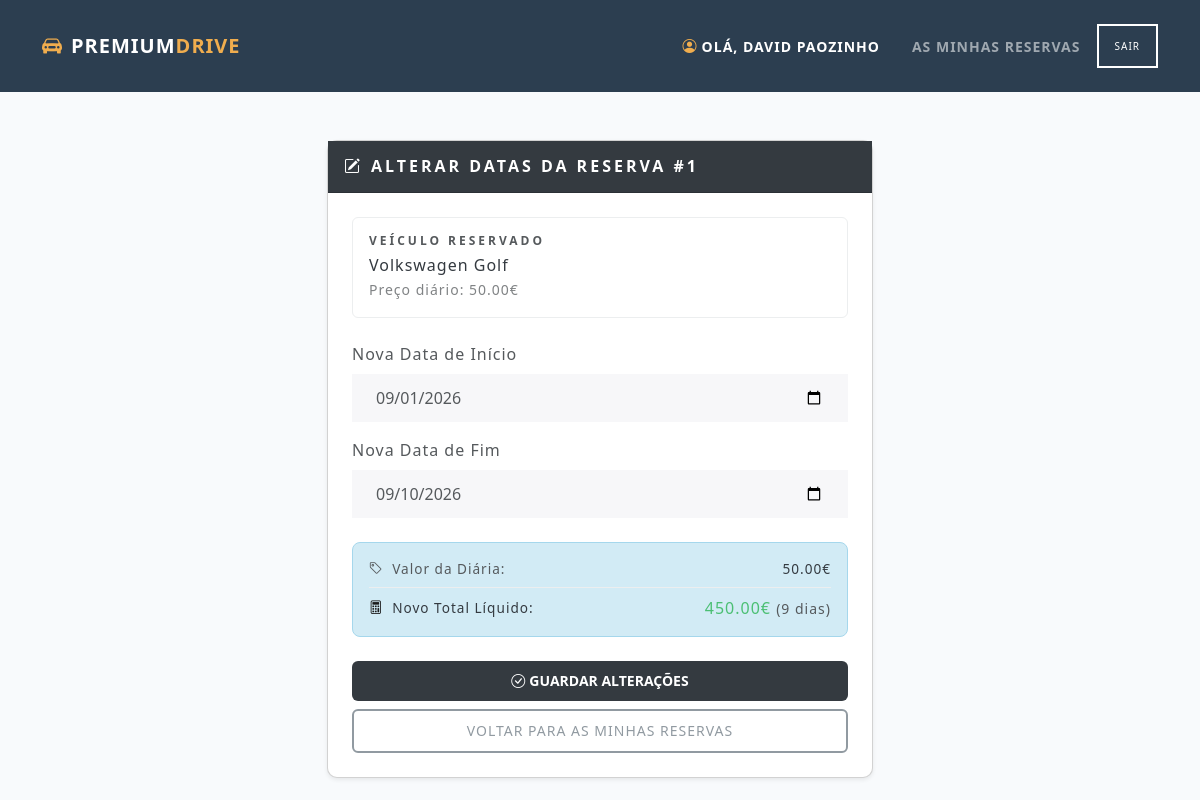
Screenshot of /reserva/editar/1 (signed in) with the database file from the repository.
### app.py (models this page shows)
class Cliente(db.Model, UserMixin):
    __tablename__ = 'Clientes'
    id = db.Column(db.Integer, primary_key=True)
    nome = db.Column(db.String(100), nullable=False)
    email = db.Column(db.String(100), unique=True, nullable=False)
    password = db.Column(db.String(200), nullable=False)
    reservas=db.relationship('Reservas', backref='cliente', lazy='dynamic', foreign_keys='Reservas.cliente_id')

class Reservas(db.Model):
    __tablename__ = "Reservas"
    id = db.Column(db.Integer, primary_key=True)
    cliente_id = db.Column(db.Integer, db.ForeignKey('Clientes.id'), nullable=False)
    veiculo_id = db.Column(db.Integer, db.ForeignKey('Veiculos.id'), nullable=False)
    forma_pagamento_id = db.Column(db.Integer, db.ForeignKey('FormaPagamento.id'), nullable=False)
    data_inicio = db.Column(db.Date, nullable=False)
    data_fim = db.Column(db.Date, nullable=False)
    valor_total = db.Column(db.Float, nullable=False)
    status = db.Column(db.String(50), default='Ativa')
    veiculo = db.relationship('Veiculo', foreign_keys=[veiculo_id])

class Veiculo(db.Model):
    __tablename__ = "Veiculos"
    id = db.Column(db.Integer, primary_key=True)
    marca = db.Column(db.String(60), nullable=False)
    modelo = db.Column(db.String(60), nullable=False)
    categoria = db.Column(db.String(60), nullable=False)
    tipo_veiculo = db.Column(db.String(60), nullable=False)
    transmissao = db.Column(db.String(60), nullable=False)
    qtd_pessoas = db.Column(db.Integer, nullable=False)
    url_imagem = db.Column(db.String(800), nullable=False)
    valor_diaria= db.Column(db.Float, nullable=False)
    data_ultima_revisao = db.Column(db.Date, nullable=False)
    data_proxima_revisao = db.Column(db.Date, nullable=False)
    data_ultima_inspecao = db.Column(db.Date, nullable=False)
    reservas = db.relationship('Reservas', backref='veiculo_pai', lazy='dynamic')

### app.py (the view, shortened to what this page needs)
@app.route('/reserva/editar/<int:reserva_id>', methods=['GET', 'POST'])
@login_required
def editar_reserva(reserva_id):
    reserva = db.get_or_404(Reservas, reserva_id)
    if reserva.cliente_id != current_user.id:
        flash("Acesso não autorizado", "danger")
        return redirect(url_for('minhas_reservas'))
    return render_template('editar_reserva.html', reserva=reserva, hoje=date.today().isoformat())

### app.py (called while the page is built)
@login_manager.user_loader
def load_user(user_id):
    return Cliente.query.get(int(user_id))

### templates/editar_reserva.html (shortened to what this page needs)
{% extends 'index.html' %}
{% set ocultar_flash_global = true %}
{% block content %}
<div class="container mt-5">
    <div class="row justify-content-center">
        <div class="col-md-6">
            <div class="card shadow-sm" style="border-radius: 10px;">
                <div class="card-header bg-dark text-white py-3">
                    <h5 class="card-title m-0 fw-bold">
                        <i class="bi bi-pencil-square me-2"></i>Alterar Datas da Reserva #{{ reserva.id }}
                    </h5>
                </div>
                <div class="card-body p-4">
                    <div class="mb-4 p-3 bg-light border rounded">
                        <h6 class="fw-bold text-secondary mb-1">Veículo Reservado</h6>
                        <p class="m-0 fw-semibold text-dark">{{ reserva.veiculo.marca }} {{ reserva.veiculo.modelo }}</p>
                        <small class="text-muted">Preço diário: {{ "%.2f"|format(reserva.veiculo.valor_diaria) }}€</small>
                    </div>
                    <form action="{{ url_for('editar_reserva', reserva_id=reserva.id) }}" method="POST">
                        <div class="mb-3">
                            <label for="nova_data_inicio" class="form-label fw-semibold">Nova Data de Início</label>
                            <input type="date"
                                   id="nova_data_inicio"
                                   name="nova_data_inicio"
                                   class="form-control"
                                   value="{{ reserva.data_inicio }}"
                                   min="{{ hoje }}"
                                   required>
                        </div>
                        <div class="mb-4">
                            <label for="nova_data_fim" class="form-label fw-semibold">Nova Data de Fim</label>
                            <input type="date"
                                   id="nova_data_fim"
                                   name="nova_data_fim"
                                   class="form-control"
                                   value="{{ reserva.data_fim }}"
                                   required>
                        </div>
                        <div class="alert alert-info py-3 px-3 mb-4 rounded-3" style="font-size: 0.85rem; text-transform: none;">
                            <div class="d-flex justify-content-between align-items-center mb-1">
                                <span class="text-secondary"><i class="bi bi-tag me-1"></i> Valor da Diária:</span>
                                <strong class="text-dark">{{ "%.2f"|format(reserva.veiculo.valor_diaria) }}€</strong>
                            </div>
                            <div class="d-flex justify-content-between align-items-center border-top pt-2 mt-2">
                                <span class="fw-semibold text-dark"><i class="bi bi-calculator me-1 text-primary"></i> Novo Total Líquido:</span>
                                <strong class="fs-5 text-success" id="editPrecoTotal">A calcular...</strong>
                            </div>
                        </div>
                        <div class="d-grid gap-2">
                            <button type="submit" class="btn btn-dark fw-bold py-2" style="border-radius: 6px;">
                                <i class="bi bi-check-circle me-1"></i>Guardar Alterações
                            </button>
                            <a href="{{ url_for('minhas_reservas') }}" class="btn btn-outline-secondary fw-semibold py-2" style="border-radius: 6px;">
                                Voltar para as Minhas Reservas
                            </a>
                        </div>
                    </form>
                </div>
            </div>
        </div>
    </div>
</div>
{% endblock %}

### templates/index.html (shortened to what this page needs)
<!DOCTYPE html>
<html lang="en" xmlns="http://www.w3.org/1999/html" xmlns="http://www.w3.org/1999/html">
<head>
    <link rel="stylesheet" href="{{ url_for('static', filename='main.css') }}">
    <link rel="stylesheet" href="https://cdn.jsdelivr.net/npm/bootstrap-icons@1.13.1/font/bootstrap-icons.min.css">
    <link rel="stylesheet" href="https://cdn.jsdelivr.net/npm/bootswatch@5.3.8/dist/lux/bootstrap.min.css">
</head>
<body>
    <nav class="navbar navbar-expand-lg navbar-dark" style="background-color: var(--primary-dark);">
        <div class="container">
            <a class="navbar-brand fw-bold fs-4" href="/">
                <i class="bi bi-car-front-fill me-2 text-warning"></i>PREMIUM<span class="text-warning">DRIVE</span>
            </a>
            <div class="collapse navbar-collapse" id="navbarPremiumDrive">
                <div class="navbar-nav ms-auto align-items-lg-center">
                    {% if current_user.is_authenticated %}
                        <span class="nav-link text-white me-3 mb-2 mb-lg-0">
                            <i class="bi bi-person-circle me-1 text-warning"></i>Olá, {{ current_user.nome }}
                        </span>
                        <a class="nav-item nav-link me-2" href="/minhas-reservas">As Minhas Reservas</a>
                        <a class="btn btn-outline-light btn-sm px-3 fw-semibold" href="/logout">Sair</a>
                    {% else %}
                        <a class="nav-item nav-link me-2" href="/login">Entrar</a>
                        <a class="btn btn-warning btn-sm px-3 fw-bold text-dark" href="/registo">Registar</a>
                    {% endif %}
                </div>
            </div>
        </div>
    </nav>
    <main>
        {% block content %}{% endblock %}
    </main>
</body>
</html>

### static/main.css (style rules this page uses)
body { background-color: var(--body-bg, #f8f9fa); font-family: 'Playfair Display', serif; margin: 0; padding: 0; }

### templates/index.html (style rules this page uses)
:root { --primary-dark: #2C3E50; --accent-gold: #eab308; --body-bg: #f8fafc; }
body { background-color: var(--body-bg); font-family: 'Segoe UI', system-ui, -apple-system, sans-serif; }

### rows the page displays
Cliente: nome "DAVID PAOZINHO"
Reservas: id "1", nova_data_inicio "09/01/2026", nova_data_fim "09/10/2026"
Veiculo: veiculo.marca "Volkswagen", veiculo.modelo "Golf", veiculo.valor_diaria "50.00"
